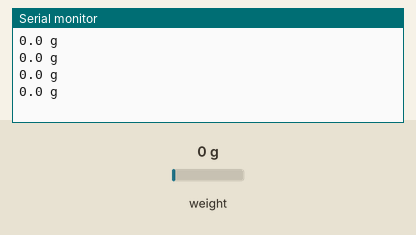
A sketch run on a simulated Arduino Uno, built with avr-gcc and run on an emulated ATmega328P. Shown: the last lines printed to the serial monitor. Inputs (shaded band) come from the test bench; at power-on: weight on the scale 0 g.

Above: at 1.2 s.
1.3 s: weight on the scale set to 100 g
At 1.51 s:
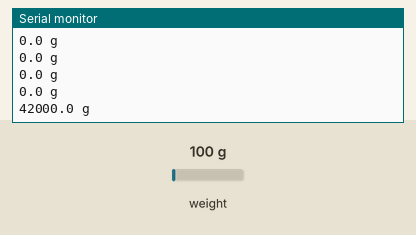
2.8 s: weight on the scale set to 1250 g
At 3.01 s:
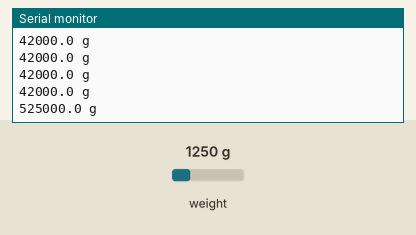
Timing chart, 0 to 5.8 s (numbered marks = the images above; inputs shaded):
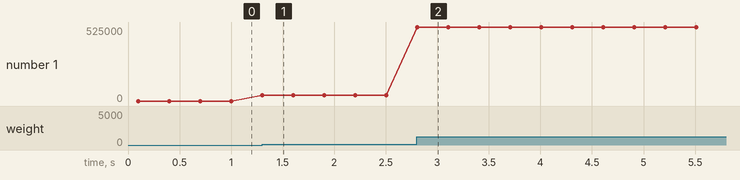

The sketch:

LoadCell.ino
```cpp
#include <Hx711.h>

/* sample for digital weight scale of hx711
 * library design: Weihong Guan (@aguegu)
 * library host on
 *https://github.com/aguegu/ardulibs/tree/3cdb78f3727d9682f7fd22156604fc1e4edd75d1/hx711
 */

// Hx711.DOUT - pin #A2
// Hx711.SCK - pin #A3


Hx711 scale(A2, A3);

void setup() {
  Serial.begin(9600);
}

void loop() {
  Serial.print(scale.getGram(), 1);
  Serial.println(" g");
  delay(200);
}
```

Measured:
- after the input at 1.3 s, the serial monitor: prints a new line at once (image 1)
- after the input at 2.8 s, the serial monitor: prints a new line at once (image 2)
- plotted number 1: 0 → 42000 after the input at 1.3 s, 42000 → 525000 after the input at 2.8 s
